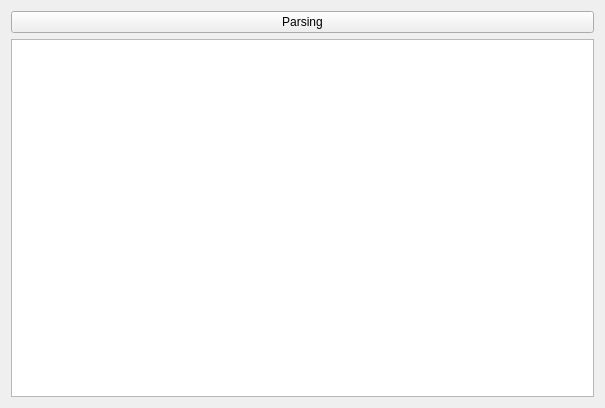
<?xml version="1.0" encoding="UTF-8"?>
<ui version="4.0">
 <class>Widget</class>
 <widget class="QWidget" name="Widget">
  <property name="geometry">
   <rect>
    <x>0</x>
    <y>0</y>
    <width>605</width>
    <height>408</height>
   </rect>
  </property>
  <property name="windowTitle">
   <string>Widget</string>
  </property>
  <layout class="QHBoxLayout" name="horizontalLayout">
   <item>
    <layout class="QVBoxLayout" name="verticalLayout">
     <item>
      <widget class="QPushButton" name="pushButton">
       <property name="text">
        <string>Parsing</string>
       </property>
      </widget>
     </item>
     <item>
      <widget class="QTextEdit" name="textEdit"/>
     </item>
    </layout>
   </item>
  </layout>
 </widget>
 <resources/>
 <connections/>
</ui>
